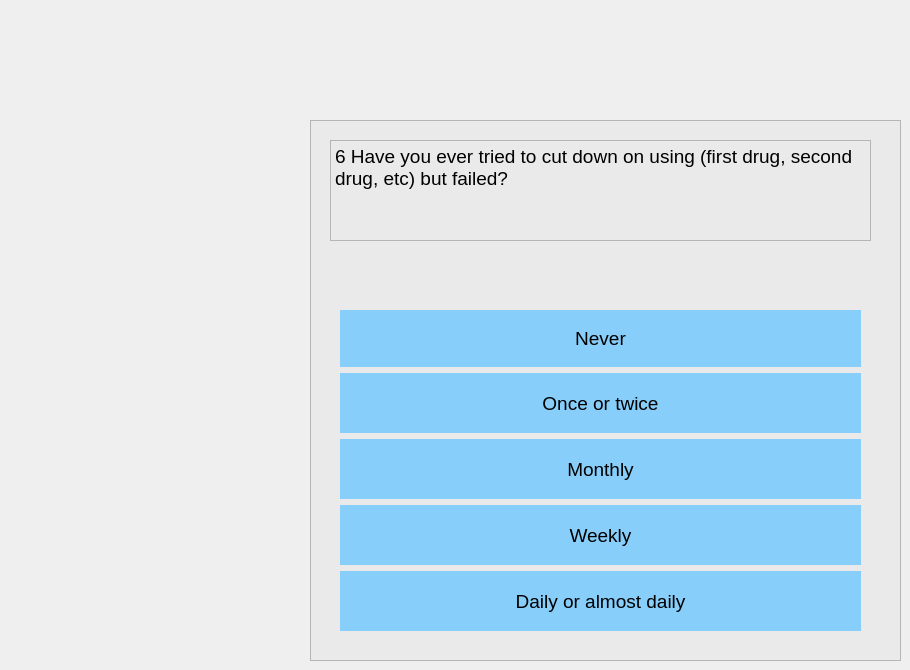
   <widget class="QWidget" name="page_6">
    <widget class="QFrame" name="frame_6">
     <property name="geometry">
      <rect>
       <x>310</x>
       <y>120</y>
       <width>591</width>
       <height>541</height>
      </rect>
     </property>
     <property name="styleSheet">
      <string notr="true">background:rgb(234, 234, 234)</string>
     </property>
     <property name="frameShape">
      <enum>QFrame::StyledPanel</enum>
     </property>
     <property name="frameShadow">
      <enum>QFrame::Raised</enum>
     </property>
     <widget class="QWidget" name="verticalLayoutWidget_6">
      <property name="geometry">
       <rect>
        <x>30</x>
        <y>190</y>
        <width>521</width>
        <height>321</height>
       </rect>
      </property>
      <layout class="QVBoxLayout" name="verticalLayout_6">
       <item>
        <widget class="QPushButton" name="Button_6_S_0">
         <property name="minimumSize">
          <size>
           <width>0</width>
           <height>50</height>
          </size>
         </property>
         <property name="maximumSize">
          <size>
           <width>16777215</width>
           <height>16777214</height>
          </size>
         </property>
         <property name="font">
          <font>
           <pointsize>14</pointsize>
          </font>
         </property>
         <property name="styleSheet">
          <string notr="true">QPushButton
{

border-radius:0px;
background:  	#87CEFA;
}

QPushButton:hover
{

border-radius:0px;
background:  	#F0F8FF;
}</string>
         </property>
         <property name="text">
          <string>Never</string>
         </property>
        </widget>
       </item>
       <item>
        <widget class="QPushButton" name="Button_6_S_2">
         <property name="minimumSize">
          <size>
           <width>0</width>
           <height>60</height>
          </size>
         </property>
         <property name="font">
          <font>
           <pointsize>14</pointsize>
          </font>
         </property>
         <property name="styleSheet">
          <string notr="true">QPushButton
{

border-radius:0px;
background:  	#87CEFA;
}

QPushButton:hover
{

border-radius:0px;
background:  	#F0F8FF;
}</string>
         </property>
         <property name="text">
          <string>Once or twice</string>
         </property>
        </widget>
       </item>
       <item>
        <widget class="QPushButton" name="Button_6_S_3">
         <property name="minimumSize">
          <size>
           <width>0</width>
           <height>60</height>
          </size>
         </property>
         <property name="font">
          <font>
           <pointsize>14</pointsize>
          </font>
         </property>
         <property name="styleSheet">
          <string notr="true">QPushButton
{

border-radius:0px;
background:  	#87CEFA;
}

QPushButton:hover
{

border-radius:0px;
background:  	#F0F8FF;
}</string>
         </property>
         <property name="text">
          <string>Monthly</string>
         </property>
        </widget>
       </item>
       <item>
        <widget class="QPushButton" name="Button_6_S_4">
         <property name="minimumSize">
          <size>
           <width>0</width>
           <height>60</height>
          </size>
         </property>
         <property name="font">
          <font>
           <pointsize>14</pointsize>
          </font>
         </property>
         <property name="styleSheet">
          <string notr="true">QPushButton
{

border-radius:0px;
background:  	#87CEFA;
}

QPushButton:hover
{

border-radius:0px;
background:  	#F0F8FF;
}</string>
         </property>
         <property name="text">
          <string>Weekly</string>
         </property>
        </widget>
       </item>
       <item>
        <widget class="QPushButton" name="Button_6_S_6">
         <property name="minimumSize">
          <size>
           <width>0</width>
           <height>60</height>
          </size>
         </property>
         <property name="font">
          <font>
           <pointsize>14</pointsize>
          </font>
         </property>
         <property name="styleSheet">
          <string notr="true">QPushButton
{

border-radius:0px;
background:  	#87CEFA;
}

QPushButton:hover
{

border-radius:0px;
background:  	#F0F8FF;
}</string>
         </property>
         <property name="text">
          <string>Daily or almost daily</string>
         </property>
        </widget>
       </item>
      </layout>
     </widget>
     <widget class="QTextBrowser" name="textBrowser_8">
      <property name="geometry">
       <rect>
        <x>20</x>
        <y>20</y>
        <width>541</width>
        <height>101</height>
       </rect>
      </property>
      <property name="html">
       <string>&lt;!DOCTYPE HTML PUBLIC &quot;-//W3C//DTD HTML 4.0//EN&quot; &quot;http://www.w3.org/TR/REC-html40/strict.dtd&quot;&gt;
&lt;html&gt;&lt;head&gt;&lt;meta name=&quot;qrichtext&quot; content=&quot;1&quot; /&gt;&lt;meta charset=&quot;utf-8&quot; /&gt;&lt;style type=&quot;text/css&quot;&gt;
p, li { white-space: pre-wrap; }
&lt;/style&gt;&lt;/head&gt;&lt;body style=&quot; font-family:'Segoe UI'; font-size:9pt; font-weight:400; font-style:normal;&quot;&gt;
&lt;p style=&quot; margin-top:0px; margin-bottom:0px; margin-left:0px; margin-right:0px; -qt-block-indent:0; text-indent:0px;&quot;&gt;&lt;span style=&quot; font-size:14pt;&quot;&gt;6 Have you ever tried to cut down on using (first drug, second drug, etc) but failed?&lt;/span&gt;&lt;/p&gt;&lt;/body&gt;&lt;/html&gt;</string>
      </property>
     </widget>
    </widget>
   </widget>
